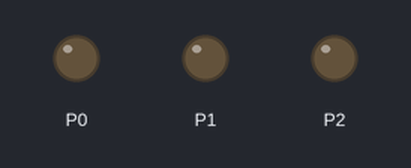
This program was run on a simulated BBC micro:bit (MakeCode). Parts: output pins drawn as LEDs (lit = HIGH).

Above: at 12.1 s.
At 32.1 s:
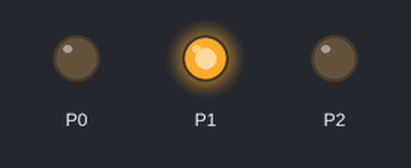
At 34.1 s:
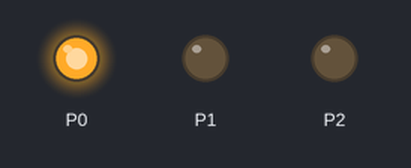
Timing chart, 0 to 35.6 s (numbered marks = the images above):
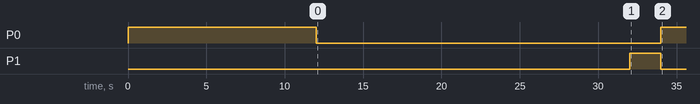

The program:

main.ts
```typescript
pins.digitalWritePin(DigitalPin.P0, 1)
basic.pause(10000)
pins.digitalWritePin(DigitalPin.P1, 2)
basic.pause(2000)
pins.digitalWritePin(DigitalPin.P0, 0)
pins.digitalWritePin(DigitalPin.P1, 0)
pins.digitalWritePin(DigitalPin.P2, 3)
basic.pause(20000)
pins.digitalWritePin(DigitalPin.P2, 0)
pins.digitalWritePin(DigitalPin.P1, 1)
basic.pause(2000)
pins.digitalWritePin(DigitalPin.P1, 0)
pins.digitalWritePin(DigitalPin.P0, 1)
basic.forever(function () {

})
```

test.ts
```typescript
// 在這裡測試；當此封包作為擴充功能時，將不會編譯此內容。
```
